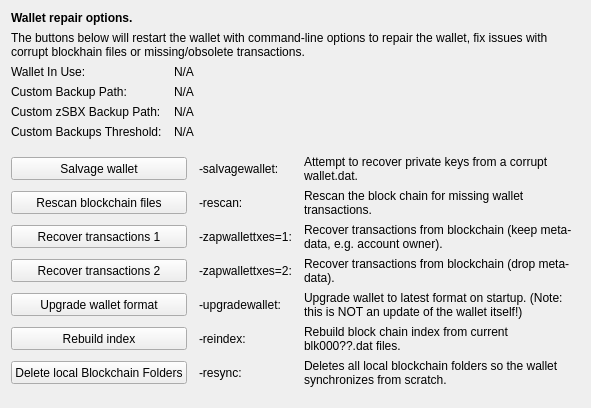
     <widget class="QWidget" name="tab_repair">
      <attribute name="title">
       <string>&amp;Wallet Repair</string>
      </attribute>
      <layout class="QGridLayout" name="gridLayout_4" columnstretch="0,0,0,0">
       <property name="horizontalSpacing">
        <number>12</number>
       </property>
       <item row="0" column="0" colspan="4">
        <widget class="QLabel" name="label_repair_header">
         <property name="font">
          <font>
           <weight>75</weight>
           <bold>true</bold>
          </font>
         </property>
         <property name="text">
          <string>Wallet repair options.</string>
         </property>
        </widget>
       </item>
       <item row="1" column="0" colspan="4">
        <widget class="QLabel" name="label_repair_helptext">
         <property name="font">
          <font>
           <weight>50</weight>
           <bold>false</bold>
          </font>
         </property>
         <property name="text">
          <string>The buttons below will restart the wallet with command-line options to repair the wallet, fix issues with corrupt blockhain files or missing/obsolete transactions.</string>
         </property>
         <property name="wordWrap">
          <bool>true</bool>
         </property>
        </widget>
       </item>
       <item row="2" column="0">
        <widget class="QLabel" name="wallet_path_label">
         <property name="text">
          <string>Wallet In Use:</string>
         </property>
        </widget>
       </item>
       <item row="2" column="1" colspan="3">
        <widget class="QLabel" name="wallet_path">
         <property name="cursor">
          <cursorShape>IBeamCursor</cursorShape>
         </property>
         <property name="text">
          <string>N/A</string>
         </property>
         <property name="textFormat">
          <enum>Qt::PlainText</enum>
         </property>
         <property name="textInteractionFlags">
          <set>Qt::LinksAccessibleByMouse|Qt::TextSelectableByKeyboard|Qt::TextSelectableByMouse</set>
         </property>
        </widget>
       </item>
       <item row="3" column="0">
        <widget class="QLabel" name="wallet_custombackuppath_label">
         <property name="visible">
          <bool>false</bool>
         </property>
         <property name="text">
          <string>Custom Backup Path:</string>
         </property>
        </widget>
       </item>
       <item row="3" column="1" colspan="3">
        <widget class="QLabel" name="wallet_custombackuppath">
         <property name="cursor">
          <cursorShape>IBeamCursor</cursorShape>
         </property>
         <property name="visible">
          <bool>false</bool>
         </property>
         <property name="text">
          <string>N/A</string>
         </property>
         <property name="textFormat">
          <enum>Qt::PlainText</enum>
         </property>
         <property name="textInteractionFlags">
          <set>Qt::LinksAccessibleByMouse|Qt::TextSelectableByKeyboard|Qt::TextSelectableByMouse</set>
         </property>
        </widget>
       </item>
       <item row="4" column="0">
        <widget class="QLabel" name="wallet_customzsbxbackuppath_label">
         <property name="visible">
          <bool>false</bool>
         </property>
         <property name="text">
          <string>Custom zSBX Backup Path:</string>
         </property>
        </widget>
       </item>
       <item row="4" column="1" colspan="3">
        <widget class="QLabel" name="wallet_customzsbxbackuppath">
         <property name="cursor">
          <cursorShape>IBeamCursor</cursorShape>
         </property>
         <property name="visible">
          <bool>false</bool>
         </property>
         <property name="text">
          <string>N/A</string>
         </property>
         <property name="textFormat">
          <enum>Qt::PlainText</enum>
         </property>
         <property name="textInteractionFlags">
          <set>Qt::LinksAccessibleByMouse|Qt::TextSelectableByKeyboard|Qt::TextSelectableByMouse</set>
         </property>
        </widget>
       </item>
       <item row="5" column="0">
        <widget class="QLabel" name="wallet_custombackupthreshold_label">
         <property name="visible">
          <bool>false</bool>
         </property>
         <property name="text">
          <string>Custom Backups Threshold:</string>
         </property>
        </widget>
       </item>
       <item row="5" column="1" colspan="3">
        <widget class="QLabel" name="wallet_custombackupthreshold">
         <property name="cursor">
          <cursorShape>IBeamCursor</cursorShape>
         </property>
         <property name="visible">
          <bool>false</bool>
         </property>
         <property name="text">
          <string>N/A</string>
         </property>
         <property name="textFormat">
          <enum>Qt::PlainText</enum>
         </property>
         <property name="textInteractionFlags">
          <set>Qt::LinksAccessibleByMouse|Qt::TextSelectableByKeyboard|Qt::TextSelectableByMouse</set>
         </property>
        </widget>
       </item>
       <item row="6" column="0">
        <spacer name="verticalSpacer_repair1">
         <property name="orientation">
          <enum>Qt::Vertical</enum>
         </property>
         <property name="sizeHint" stdset="0">
          <size>
           <width>10</width>
           <height>10</height>
          </size>
         </property>
        </spacer>
       </item>
       <item row="7" column="0" colspan="2">
        <widget class="QPushButton" name="btn_salvagewallet">
         <property name="minimumSize">
          <size>
           <width>100</width>
           <height>23</height>
          </size>
         </property>
         <property name="text">
          <string>Salvage wallet</string>
         </property>
        </widget>
       </item>
       <item row="7" column="2">
        <widget class="QLabel" name="label_repair_salvage_command">
         <property name="text">
          <string notr="true">-salvagewallet:</string>
         </property>
        </widget>
       </item>
       <item row="7" column="3">
        <widget class="QLabel" name="label_repair_salvage">
         <property name="text">
          <string>Attempt to recover private keys from a corrupt wallet.dat.</string>
         </property>
         <property name="wordWrap">
          <bool>true</bool>
         </property>
        </widget>
       </item>
       <item row="8" column="0" colspan="2">
        <widget class="QPushButton" name="btn_rescan">
         <property name="minimumSize">
          <size>
           <width>100</width>
           <height>23</height>
          </size>
         </property>
         <property name="text">
          <string>Rescan blockchain files</string>
         </property>
        </widget>
       </item>
       <item row="8" column="2">
        <widget class="QLabel" name="label_repair_rescan_command">
         <property name="text">
          <string notr="true">-rescan:</string>
         </property>
        </widget>
       </item>
       <item row="8" column="3">
        <widget class="QLabel" name="label_repair_rescan">
         <property name="text">
          <string>Rescan the block chain for missing wallet transactions.</string>
         </property>
         <property name="wordWrap">
          <bool>true</bool>
         </property>
        </widget>
       </item>
       <item row="9" column="0" colspan="2">
        <widget class="QPushButton" name="btn_zapwallettxes1">
         <property name="minimumSize">
          <size>
           <width>100</width>
           <height>23</height>
          </size>
         </property>
         <property name="text">
          <string>Recover transactions 1</string>
         </property>
        </widget>
       </item>
       <item row="9" column="2">
        <widget class="QLabel" name="label_repair_zap1_command">
         <property name="text">
          <string notr="true">-zapwallettxes=1:</string>
         </property>
        </widget>
       </item>
       <item row="9" column="3">
        <widget class="QLabel" name="label_repair_zap1">
         <property name="text">
          <string>Recover transactions from blockchain (keep meta-data, e.g. account owner).</string>
         </property>
         <property name="wordWrap">
          <bool>true</bool>
         </property>
        </widget>
       </item>
       <item row="10" column="0" colspan="2">
        <widget class="QPushButton" name="btn_zapwallettxes2">
         <property name="minimumSize">
          <size>
           <width>100</width>
           <height>23</height>
          </size>
         </property>
         <property name="text">
          <string>Recover transactions 2</string>
         </property>
        </widget>
       </item>
       <item row="10" column="2">
        <widget class="QLabel" name="label_repair_zap2_command">
         <property name="text">
          <string notr="true">-zapwallettxes=2:</string>
         </property>
        </widget>
       </item>
       <item row="10" column="3">
        <widget class="QLabel" name="label_repair_zap2">
         <property name="text">
          <string>Recover transactions from blockchain (drop meta-data).</string>
         </property>
         <property name="wordWrap">
          <bool>true</bool>
         </property>
        </widget>
       </item>
       <item row="11" column="0" colspan="2">
        <widget class="QPushButton" name="btn_upgradewallet">
         <property name="minimumSize">
          <size>
           <width>100</width>
           <height>23</height>
          </size>
         </property>
         <property name="text">
          <string>Upgrade wallet format</string>
         </property>
        </widget>
       </item>
       <item row="11" column="2">
        <widget class="QLabel" name="label_repair_upgrade_command">
         <property name="text">
          <string notr="true">-upgradewallet:</string>
         </property>
        </widget>
       </item>
       <item row="11" column="3">
        <widget class="QLabel" name="label_repair_upgrade">
         <property name="text">
          <string>Upgrade wallet to latest format on startup. (Note: this is NOT an update of the wallet itself!)</string>
         </property>
         <property name="wordWrap">
          <bool>true</bool>
         </property>
        </widget>
       </item>
       <item row="12" column="0" colspan="2">
        <widget class="QPushButton" name="btn_reindex">
         <property name="minimumSize">
          <size>
           <width>100</width>
           <height>23</height>
          </size>
         </property>
         <property name="text">
          <string>Rebuild index</string>
         </property>
        </widget>
       </item>
       <item row="12" column="2">
        <widget class="QLabel" name="label_repair_reindex_command">
         <property name="text">
          <string notr="true">-reindex:</string>
         </property>
        </widget>
       </item>
       <item row="12" column="3">
        <widget class="QLabel" name="label_repair_reindex">
         <property name="text">
          <string>Rebuild block chain index from current blk000??.dat files.</string>
         </property>
         <property name="wordWrap">
          <bool>true</bool>
         </property>
        </widget>
       </item>
       <item row="13" column="0" colspan="2">
        <widget class="QPushButton" name="btn_resync">
         <property name="minimumSize">
          <size>
           <width>100</width>
           <height>23</height>
          </size>
         </property>
         <property name="text">
          <string>Delete local Blockchain Folders</string>
         </property>
        </widget>
       </item>
       <item row="13" column="2">
        <widget class="QLabel" name="label_repair_resync_command">
         <property name="text">
          <string>-resync:</string>
         </property>
        </widget>
       </item>
       <item row="13" column="3">
        <widget class="QLabel" name="label_repair_resync">
         <property name="text">
          <string>Deletes all local blockchain folders so the wallet synchronizes from scratch.</string>
         </property>
         <property name="wordWrap">
          <bool>true</bool>
         </property>
        </widget>
       </item>
       <item row="14" column="0">
        <spacer name="verticalSpacer_repair2">
         <property name="orientation">
          <enum>Qt::Vertical</enum>
         </property>
         <property name="sizeHint" stdset="0">
          <size>
           <width>20</width>
           <height>10</height>
          </size>
         </property>
        </spacer>
       </item>
      </layout>
     </widget>
